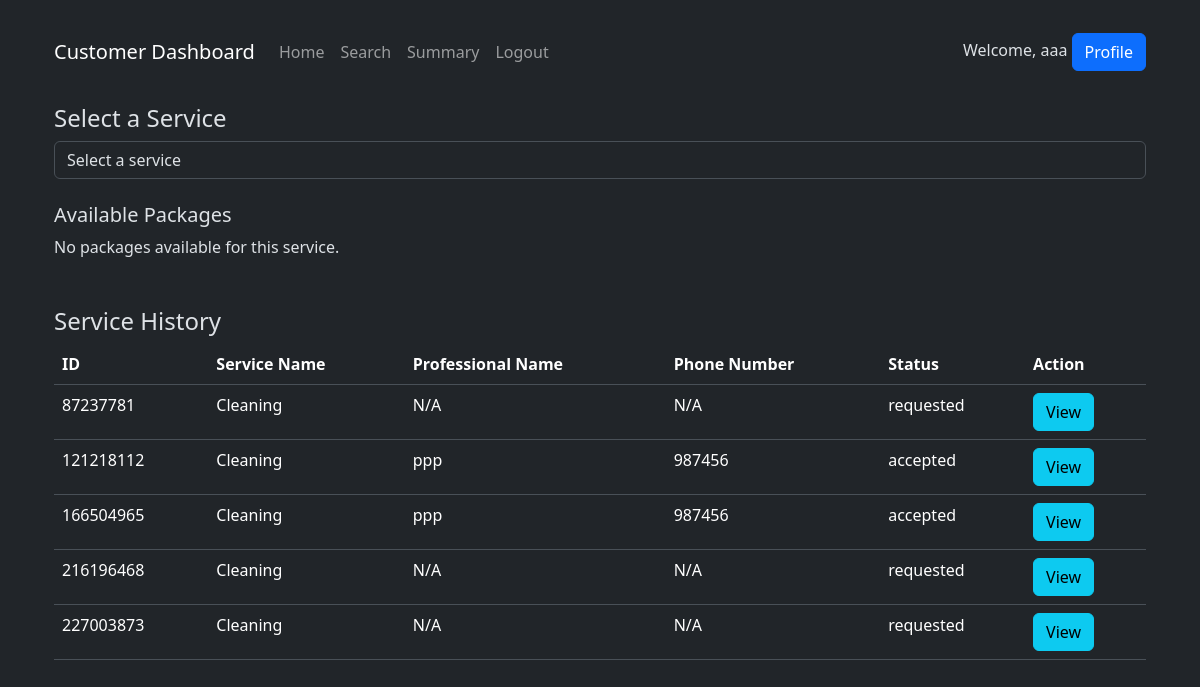
Screenshot of /customer_dashboard (signed in) with the database file from the repository.
### models.py (models this page shows)
class User(db.Model):
    __tablename__ = "user"
    id = db.Column(db.Integer, primary_key=True)
    username = db.Column(db.String(80), unique=True, nullable=False)
    passhash = db.Column(db.String(80), nullable=False)
    name = db.Column(db.String(80), nullable=False)
    role = db.Column(db.String(20), nullable=False)
    professional = db.relationship('Professional', backref='user', lazy=True)
    customer = db.relationship('Customer', backref='user', lazy=True)

class ServiceRequest(db.Model):
    __tablename__ = 'service_request'
    id = db.Column(db.Integer, primary_key=True)
    customer_id = db.Column(db.Integer, db.ForeignKey('customer.id'), nullable=False)  # Reference to Customer
    professional_id = db.Column(db.Integer, db.ForeignKey('professional.id'), nullable=True)  # Reference to Professional
    service_id = db.Column(db.Integer, db.ForeignKey('service.id'), nullable=False)
    date_of_request = db.Column(db.DateTime, default=datetime.utcnow, nullable=False)
    date_of_completion = db.Column(db.DateTime, nullable=True)
    status = db.Column(db.String(20), default='requested', nullable=False)
    rating = db.Column(db.Integer, nullable=True)
    remarks = db.Column(db.Text, nullable=True)
    rejected_by = db.Column(MutableList.as_mutable(JSON), default=[])
    customer = db.relationship('Customer', back_populates='service_requests')
    service = db.relationship('Service', back_populates='service_requests')
    professional = db.relationship('Professional', back_populates='service_requests')
    review = db.relationship('Review', back_populates='service_request', lazy=True)

class Service(db.Model):
    __tablename__ = 'service'
    id = db.Column(db.Integer, primary_key=True)
    service_name = db.Column(db.String(80), unique=False, nullable=False)
    description = db.Column(db.Text, nullable=False)
    price = db.Column(db.Float, nullable=False)
    time_required = db.Column(db.Integer, nullable=False)
    service_requests = db.relationship('ServiceRequest', back_populates='service', lazy=True)

class Professional(db.Model):
    __tablename__ = 'professional'
    id = db.Column(db.Integer, db.ForeignKey('user.id'), primary_key=True)
    date_created = db.Column(db.DateTime, default=datetime.utcnow, nullable=False)
    service_id = db.Column(db.Integer, db.ForeignKey('service.id'), nullable=True)
    contact = db.Column(db.String(10), nullable=False)
    experience = db.Column(db.Float, nullable=False)
    description = db.Column(db.Text, nullable=True)
    service_name = db.Column(db.Text(80),db.ForeignKey('service.service_name'), nullable=False)
    rating = db.Column(db.Float, nullable=True)
    address = db.Column(db.Text, nullable=False)
    pincode = db.Column(db.String(6), nullable=False)
    service_requests = db.relationship('ServiceRequest', back_populates='professional', lazy=True)

### app.py (the view)
@app.route('/customer_dashboard')
def customer_dashboard():
    user_id = session['user_id']
    customer = Customer.query.get(user_id)
    services =  db.session.query(Service.service_name).distinct().all()
    user = User.query.get(user_id)
    service_requests = ServiceRequest.query.filter_by(customer_id=user_id).all()
    return render_template('customer_dashboard.html',service_requests=service_requests,user=user, customer=customer, services=services)

### templates/customer_dashboard.html (shortened to what this page needs)
{% extends "layout.html" %} {% block title %}Customer Dashboard{% endblock %} {%
block content %}
<div class="container mt-4">
  <nav class="navbar navbar-expand-lg navbar-dark bg-dark">
    <a class="navbar-brand" href="#">Customer Dashboard</a>
    <div class="collapse navbar-collapse" id="navbarNav">
      <ul class="navbar-nav">
        <li class="nav-item"><a class="nav-link" href="#">Home</a></li>
        <li class="nav-item"><a class="nav-link" href="#">Search</a></li>
        <li class="nav-item"><a class="nav-link" href="#">Summary</a></li>
        <li class="nav-item">
          <a class="nav-link" href="{{ url_for('logout') }}">Logout</a>
        </li>
      </ul>
    </div>
    <div class="ml-auto">
      <span>Welcome, {{ user.name }}</span>
      <a href="#" class="btn btn-primary ml-3">Profile</a>
    </div>
  </nav>
  <div class="my-4">
    <h4>Select a Service</h4>
    <form method="POST" action="{{ url_for('select_service') }}">
      <div class="form-group">
        <select
          class="form-control"
          name="service_name"
          onchange="this.form.submit()"
          required
        >
          <option value="" disabled selected>Select a service</option>
        </select>
      </div>
    </form>
    <div id="packageDisplay" class="mt-4">
      <h5>Available Packages</h5>
      <div id="packageList">
        {% if packages %} {% for pkg in packages %}
        <div class="card mb-3">
          <div class="card-body">
            <h5 class="card-title">{{ pkg.service_name }}</h5>
            <p class="card-text">{{ pkg.description }}</p>
            <p><strong>Price:</strong> {{ pkg.price }}</p>
            <form
              method="POST"
              action="{{ url_for('book_service', package_id=pkg.id) }}"
            >
              <button type="submit" class="btn btn-primary">Book</button>
            </form>
          </div>
        </div>
        {% endfor %} {% else %}
        <p>No packages available for this service.</p>
        {% endif %}
      </div>
    </div>
  </div>
  <div class="mt-5">
    <h4>Service History</h4>
    <table class="table">
      <thead>
        <tr>
          <th>ID</th>
          <th>Service Name</th>
          <th>Professional Name</th>
          <th>Phone Number</th>
          <th>Status</th>
          <th>Action</th>
        </tr>
      </thead>
      <tbody>
        {% for service_request in service_requests %}
        <tr>
          <td>{{ service_request.id }}</td>
          <td>{{ service_request.service.service_name }}</td>
          <td>
            {{ service_request.professional.user.name if
            service_request.professional else 'N/A' }}
          </td>
          <td>
            {{ service_request.professional.contact if
            service_request.professional else 'N/A' }}
          </td>
          <td>{{ service_request.status }}</td>
          <td>
            {% if service_request.status == 'closed' %}
            <span class="badge badge-success">Closed</span>
            {% else %}
            <button
              type="button"
              class="btn btn-info"
              data-toggle="modal"
              data-target="#viewModal"
              onclick="showModal('{{ service_request.id }}')"
            >
              View
            </button>
            {% endif %}
          </td>
        </tr>
        {% endfor %}
      </tbody>
    </table>
  </div>
</div>
{% endblock %}

### templates/layout.html (shortened to what this page needs)
<!DOCTYPE html>
<html lang="en">
  <head>
    <link
      href="https://cdn.jsdelivr.net/npm/bootstrap@5.3.3/dist/css/bootstrap.min.css"
      rel="stylesheet"
    />
  </head>
  <body data-bs-theme="dark">
    <div class="container mt-4">
      {% block content %} {% endblock %}
    </div>
  </body>
</html>

### rows the page displays
User: name "aaa"
ServiceRequest: id "87237781", service.service_name "Cleaning", professional.user "N/A", professional "N/A", status "requested"
ServiceRequest: id "121218112", service.service_name "Cleaning", professional.user "ppp", professional "987456", status "accepted"
ServiceRequest: id "166504965", service.service_name "Cleaning", professional.user "ppp", professional "987456", status "accepted"
ServiceRequest: id "216196468", service.service_name "Cleaning", professional.user "N/A", professional "N/A", status "requested"
ServiceRequest: id "227003873", service.service_name "Cleaning", professional.user "N/A", professional "N/A", status "requested"
